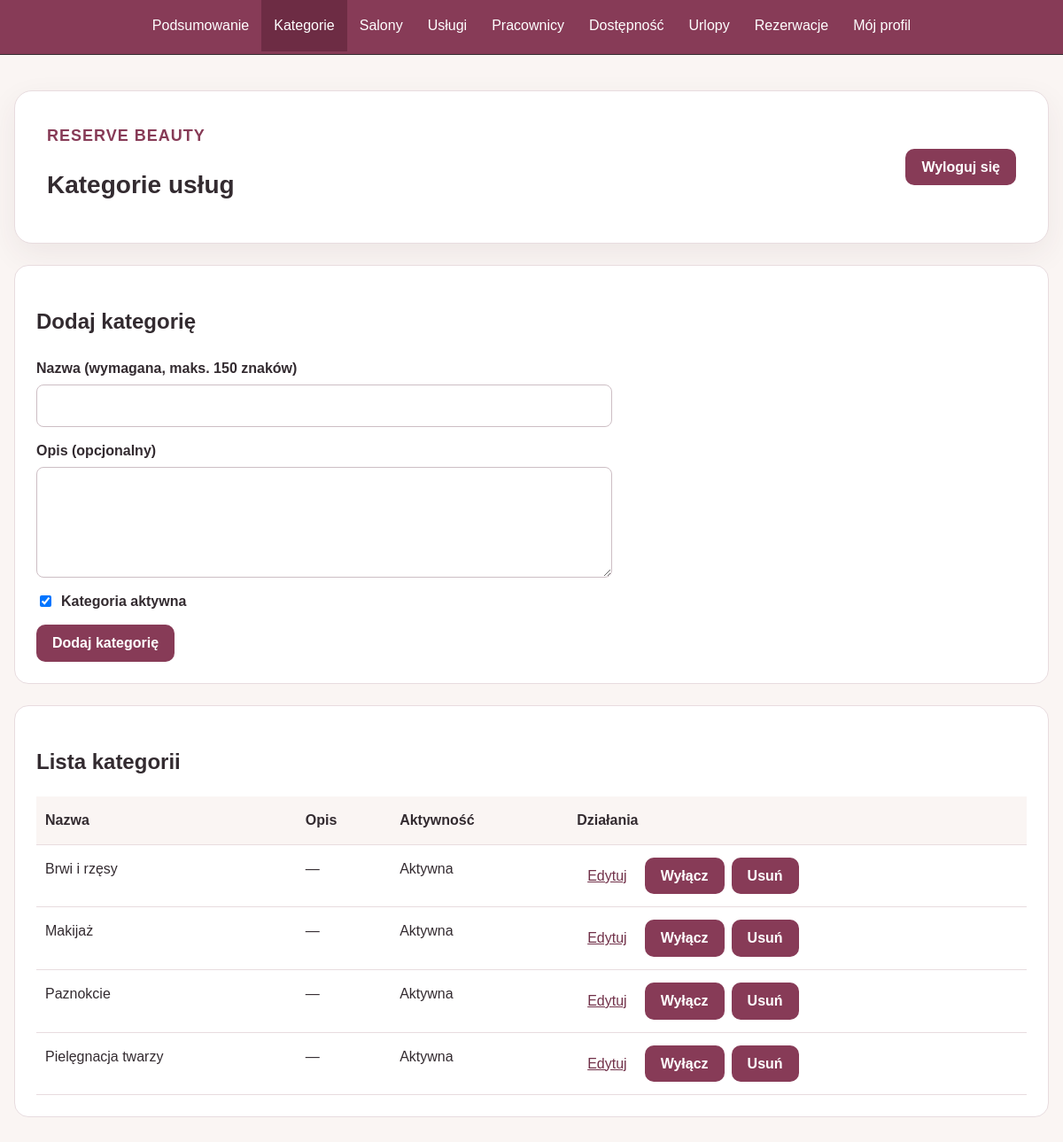
Screenshot of /admin/kategorie.php (signed in) with the database file from the repository.
### tables this page shows
CREATE TABLE `kategorie_uslug` (
  `id` int(11) NOT NULL,
  `nazwa` varchar(150) NOT NULL,
  `opis` text DEFAULT NULL,
  `aktywny` tinyint(1) NOT NULL DEFAULT 1
);

### includes/bootstrap.php (called while the page is built, shortened)
<?php
function e(string $tekst): string
{
    return htmlspecialchars(
        $tekst,
        ENT_QUOTES | ENT_SUBSTITUTE,
        'UTF-8'
    );
}

### admin/kategorie.php (the view, shortened to what this page needs)
<?php
require_once __DIR__ . '/../includes/auth.php';
$formularz = ['id' => 0, 'nazwa' => '', 'opis' => '', 'aktywny' => 1];
$kategorie = [];
try {
    $kategorie = $pdo->query('SELECT id, nazwa, opis, aktywny FROM kategorie_uslug ORDER BY nazwa')->fetchAll();
} catch (PDOException $wyjatek) {
    error_log('Odczyt kategorii: SQLSTATE ' . $wyjatek->getCode());
    $blad = 'Nie udało się pobrać kategorii. Spróbuj ponownie później.';
}
$edycja = (int) $formularz['id'] > 0;
$menu = [
    'index.php' => 'Podsumowanie', 'kategorie.php' => 'Kategorie',
    'salony.php' => 'Salony', 'uslugi.php' => 'Usługi',
    'pracownicy.php' => 'Pracownicy', 'dostepnosc.php' => 'Dostępność',
    'urlopy.php' => 'Urlopy', 'rezerwacje.php' => 'Rezerwacje',
];
?>
<!DOCTYPE html>
<html lang="pl">
<head>
    <link rel="stylesheet" href="<?= e(BASE_URL) ?>/css/admin.css">
    <link rel="stylesheet" href="<?= e(BASE_URL) ?>/css/admin2.css">
</head>
<body class="strona-konta">
    <nav class="admin-menu" aria-label="Menu administratora">
        <ul class="admin-menu_lista">
            <?php foreach ($menu as $plik => $etykieta): ?>
                <li><a href="<?= e(BASE_URL . '/admin/' . $plik) ?>" <?= $plik === 'kategorie.php' ? 'aria-current="page"' : '' ?>><?= e($etykieta) ?></a></li>
            <?php endforeach; ?>
            <li><a href="<?= e(BASE_URL) ?>/profil.php">Mój profil</a></li>
        </ul>
    </nav>
    <main class="panel">
        <div class="pole">
            <div>
                <p class="marka">RESERVE BEAUTY</p>
                <h1>Kategorie usług</h1>
            </div>
            <form action="<?= e(BASE_URL) ?>/wylogowanie.php" method="post">
                <button type="submit">Wyloguj się</button>
            </form>
        </div>
        <section class="karta" aria-labelledby="tytul-formularza">
            <h2 id="tytul-formularza"><?= $edycja ? 'Edytuj kategorię' : 'Dodaj kategorię' ?></h2>
            <form class="formularz" action="<?= e(BASE_URL) ?>/admin/kategorie.php" method="post">
                <label>Nazwa (wymagana, maks. 150 znaków)
                    <input type="text" name="nazwa" maxlength="150" required value="<?= e($formularz['nazwa']) ?>">
                </label>
                <label>Opis (opcjonalny)
                    <textarea name="opis" rows="4"><?= e($formularz['opis'] ?? '') ?></textarea>
                </label>
                <label class="wybor">
                    <input type="checkbox" name="aktywny" value="1" <?= (int) $formularz['aktywny'] === 1 ? 'checked' : '' ?>>
                    Kategoria aktywna
                </label>
                <div class="akcje">
                    <button type="submit"><?= $edycja ? 'Zapisz zmiany' : 'Dodaj kategorię' ?></button>
                </div>
            </form>
        </section>
        <section class="karta" aria-labelledby="tytul-listy">
            <h2 id="tytul-listy">Lista kategorii</h2>
            <div class="tabela">
                <table>
                    <thead><tr><th scope="col">Nazwa</th><th scope="col">Opis</th><th scope="col">Aktywność</th><th scope="col">Działania</th></tr></thead>
                    <tbody>
                    <?php foreach ($kategorie as $kategoria): ?>
                        <tr>
                            <td class="nazwa"><?= e($kategoria['nazwa']) ?></td>
                            <td class="opis"><?= e($kategoria['opis'] ?? '—') ?></td>
                            <td><?= (int) $kategoria['aktywny'] === 1 ? 'Aktywna' : 'Nieaktywna' ?></td>
                            <td>
                                <div class="akcje">
                                    <a class="link" href="<?= e(BASE_URL) ?>/admin/kategorie.php?edytuj=<?= (int) $kategoria['id'] ?>">Edytuj</a>
                                    <form action="<?= e(BASE_URL) ?>/admin/kategorie.php" method="post">
                                        <button type="submit"><?= (int) $kategoria['aktywny'] === 1 ? 'Wyłącz' : 'Włącz' ?></button>
                                    </form>
                                    <form action="<?= e(BASE_URL) ?>/admin/kategorie.php" method="post" onsubmit="return confirm('Czy na pewno usunąć tę kategorię?');">
                                        <button type="submit">Usuń</button>
                                    </form>
                                </div>
                            </td>
                        </tr>
                    <?php endforeach; ?>
                    </tbody>
                </table>
            </div>
        </section>
    </main>
</body>
</html>

### css/admin.css (style rules this page uses)
body.strona-konta { margin: 0; min-height: 100vh; padding: 0; background: #faf5f3; color: #332b30; font-family: Arial, sans-serif; font-size: 16px; line-height: 1.6; }
.strona-konta main { box-sizing: border-box; width: 100%; max-width: 1272px; margin: 0 auto; padding: 0 16px 30px; margin-bottom: 24px; }
.strona-konta .pole { box-sizing: border-box; width: 100%; max-width: 1240px; margin: 0 auto; padding: 36px; background: #ffffff; border: 1px solid #e8dcdF; border-radius: 20px; box-shadow: 0 12px 35px rgba(70, 40, 50, 0.07); display: flex; justify-content: space-between; align-items: center; gap: 20px; margin-top: 40px; }
.strona-konta .marka { margin: 0 0 24px; color: #873b57; font-size: 18px; font-weight: bold; letter-spacing: 1px; }
.strona-konta h1 { margin: 0 0 12px; font-size: 28px; line-height: 1.25; }
.strona-konta p { margin: 0 0 18px; overflow-wrap: anywhere; }
form { display: flex; justify-content: flex-end; flex-shrink: 0; }
.strona-konta button { width: auto; padding: 8px 18px; border: 0; border-radius: 10px; background: #873b57; color: #ffffff; font: inherit; font-weight: bold; cursor: pointer; }
.strona-konta .admin-menu { margin: 0; padding: 0 16px; background: #873b57; border-bottom: 1px solid; text-decoration: none; }
.strona-konta .admin-menu_lista { display: flex; flex-wrap: wrap; justify-content: center; gap: 0; max-width: 1240px; margin: 0 auto; text-decoration: none; list-style: none; }
.strona-konta .admin-menu_lista li { min-width: 0; text-decoration: none; }
.strona-konta .admin-menu a { display: block; box-sizing: border-box; min-height: 0; height: auto; padding: 16px 14px; border: 0; border-bottom: 3px solid transparent; border-radius: 0; background: transparent; white-space: nowrap; text-decoration: none; color: #ffffff; }
.strona-konta .admin-menu a[aria-current="page"] { background: #6d2c44; color: white; border-bottom-color: #873b57; text-decoration: none; }

### css/admin2.css (style rules this page uses)
.admin-menu_lista { list-style: none; padding: 0; }
.panel { margin-top: 28px; }
.karta { background: #fff; border: 1px solid #e8dcdf; border-radius: 16px; padding: 24px; margin: 24px 0; }
.formularz { display: grid; justify-content: stretch; gap: 14px; max-width: 650px; }
.formularz label { display: grid; gap: 6px; font-weight: bold; }
.formularz input[type="text"], .formularz textarea { box-sizing: border-box; width: 100%; border: 1px solid #cdbec4; border-radius: 8px; padding: 10px; font: inherit; }
.formularz textarea { resize: vertical; }
.formularz label.wybor { display: flex; align-items: center; gap: 8px; }
.akcje { display: flex; flex-wrap: wrap; align-items: center; gap: 8px; }
.akcje form { margin: 0; }
.link { display: inline-block; color: #713149; padding: 8px 12px; }
.tabela { overflow-x: auto; }
.tabela table { border-collapse: collapse; width: 100%; min-width: 700px; }
.tabela th, .tabela td { text-align: left; padding: 14px 10px; border-bottom: 1px solid #e8dcdf; vertical-align: top; }
.tabela th { background: #faf5f3; }
.opis { white-space: pre-wrap; overflow-wrap: anywhere; max-width: 350px; }
.nazwa { overflow-wrap: anywhere; max-width: 220px; }

### rows the page displays
kategorie_uslug: nazwa "Brwi i rzęsy", opis "—", aktywny "Aktywna"
kategorie_uslug: nazwa "Makijaż", opis "—", aktywny "Aktywna"
kategorie_uslug: nazwa "Paznokcie", opis "—", aktywny "Aktywna"
kategorie_uslug: nazwa "Pielęgnacja twarzy", opis "—", aktywny "Aktywna"

### other values shown
$etykieta "Podsumowanie"
$etykieta "Kategorie"
$etykieta "Salony"
$etykieta "Usługi"
$etykieta "Pracownicy"
$etykieta "Dostępność"
$etykieta "Urlopy"
$etykieta "Rezerwacje"
